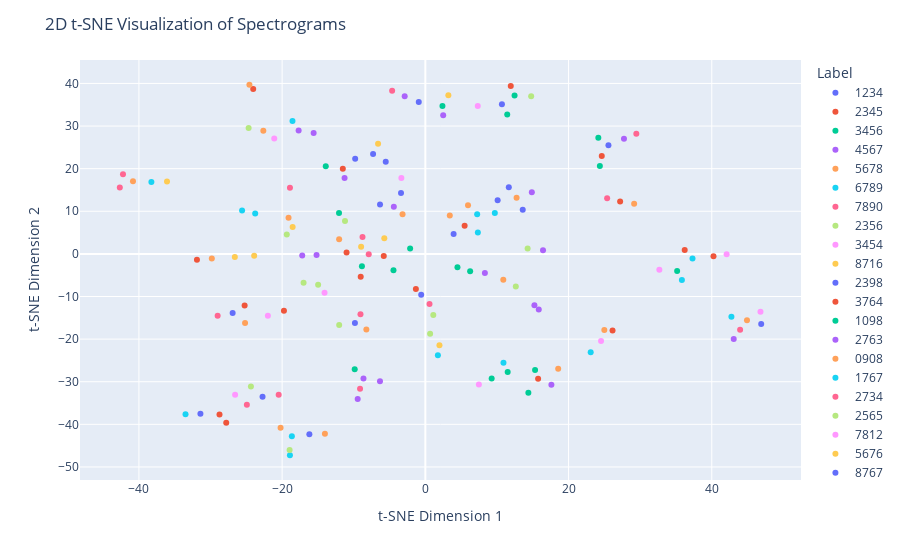

Write notebook code for a chart like this one.
### Markdown cell above
# ⚖️ Improvements and Conclusions

The model is really bad. We can see that he learns (in fact, the training loss decreases), but he does not generalize (a.k.a. overfitting).

This is probably because the training dataset contains only around 158 samples. But let's try to dive deeper into the question.

Let's try to visualize our data by doing t-SNE

### Code cell
# Data Preparation
num_samples = len(psw_ds_train)
data = np.zeros((num_samples, num_channels * num_mel_filters * num_time_frames))  # Dimensions [number of spectrograms, len(flattened_spectrogram)]
labels = []

for i in range(num_samples):
    spectrogram = psw_ds_train[i][0]  # Spectrogram
    label_tensor = psw_ds_train[i][1]  # Label as a PyTorch tensor
    data[i, :] = spectrogram.flatten().numpy()
    label_str = ''.join(str(x) for x in label_tensor.tolist())  # Convert the label tensor to a string
    labels.append(label_str)

# Applying t-SNE
tsne = TSNE(n_components=2, random_state=42, perplexity=3)
data_transformed = tsne.fit_transform(data)

# Creating DataFrame for Plotly
import pandas as pd
df = pd.DataFrame(data_transformed, columns=['Dimension 1', 'Dimension 2'])
df['Label'] = labels

# Interactive Plot with Plotly
fig = px.scatter(df, x='Dimension 1', y='Dimension 2', color='Label', hover_data=['Label'])
fig.update_layout(title='2D t-SNE Visualization of Spectrograms', xaxis_title='t-SNE Dimension 1', yaxis_title='t-SNE Dimension 2')
fig.show()

### Figure 1 — Plotly figure (JSON) as saved in the notebook; plotly's stock layout.template omitted (floating-point values rounded to 4 significant figures)
{"data": [{"customdata": [["1234"], ["1234"], ["1234"], ["1234"], ["1234"], ["1234"], ["1234"], ["1234"], ["1234"], ["1234"]], "hovertemplate": "Label=%{customdata[0]}<br>Dimension 1=%{x}<br>Dimension 2=%{y}<extra></extra>", "legendgroup": "1234", "marker": {"color": "#636efa", "symbol": "circle"}, "mode": "markers", "name": "1234", "orientation": "v", "showlegend": true, "type": "scatter", "x": [-7.297, -9.834, 10.1, -9.799, -31.41, -16.2, -22.73, -26.91, 13.6, -0.9174], "xaxis": "x", "y": [23.44, -16.21, 12.6, 22.35, -37.52, -42.32, -33.52, -13.85, 10.39, 35.66], "yaxis": "y"}, {"customdata": [["2345"], ["2345"], ["2345"], ["2345"], ["2345"], ["2345"], ["2345"]], "hovertemplate": "Label=%{customdata[0]}<br>Dimension 1=%{x}<br>Dimension 2=%{y}<extra></extra>", "legendgroup": "2345", "marker": {"color": "#EF553B", "symbol": "circle"}, "mode": "markers", "name": "2345", "orientation": "v", "showlegend": true, "type": "scatter", "x": [-24.04, -1.32, -5.805, -27.81, -28.74, 15.75, 36.22], "xaxis": "x", "y": [38.68, -8.239, -0.5199, -39.61, -37.67, -29.3, 0.8854], "yaxis": "y"}, {"customdata": [["3456"], ["3456"], ["3456"], ["3456"]], "hovertemplate": "Label=%{customdata[0]}<br>Dimension 1=%{x}<br>Dimension 2=%{y}<extra></extra>", "legendgroup": "3456", "marker": {"color": "#00cc96", "symbol": "circle"}, "mode": "markers", "name": "3456", "orientation": "v", "showlegend": true, "type": "scatter", "x": [-8.858, 9.262, 35.16, -13.9], "xaxis": "x", "y": [-2.914, -29.25, -4.019, 20.56], "yaxis": "y"}, {"customdata": [["4567"], ["4567"], ["4567"], ["4567"], ["4567"], ["4567"]], "hovertemplate": "Label=%{customdata[0]}<br>Dimension 1=%{x}<br>Dimension 2=%{y}<extra></extra>", "legendgroup": "4567", "marker": {"color": "#ab63fa", "symbol": "circle"}, "mode": "markers", "name": "4567", "orientation": "v", "showlegend": true, "type": "scatter", "x": [-4.4, 27.74, 15.23, -8.638, 14.87, -9.447], "xaxis": "x", "y": [11.08, 27.02, -12.08, -29.22, 14.46, -34.08], "yaxis": "y"}, {"customdata": [["5678"], ["5678"], ["5678"], ["5678"], ["5678"], ["5678"], ["5678"]], "hovertemplate": "Label=%{customdata[0]}<br>Dimension 1=%{x}<br>Dimension 2=%{y}<extra></extra>", "legendgroup": "5678", "marker": {"color": "#FFA15A", "symbol": "circle"}, "mode": "markers", "name": "5678", "orientation": "v", "showlegend": true, "type": "scatter", "x": [25.0, -24.57, -29.82, -14.03, 44.92, 10.89, 3.415], "xaxis": "x", "y": [-17.89, 39.69, -1.057, -42.19, -15.57, -6.052, 9.03], "yaxis": "y"}, {"customdata": [["6789"], ["6789"], ["6789"], ["6789"], ["6789"], ["6789"], ["6789"]], "hovertemplate": "Label=%{customdata[0]}<br>Dimension 1=%{x}<br>Dimension 2=%{y}<extra></extra>", "legendgroup": "6789", "marker": {"color": "#19d3f3", "symbol": "circle"}, "mode": "markers", "name": "6789", "orientation": "v", "showlegend": true, "type": "scatter", "x": [-18.55, 7.334, 35.83, 7.239, -23.76, -25.59, -33.49], "xaxis": "x", "y": [31.18, 5.012, -6.154, 9.316, 9.456, 10.17, -37.61], "yaxis": "y"}, {"customdata": [["7890"], ["7890"], ["7890"]], "hovertemplate": "Label=%{customdata[0]}<br>Dimension 1=%{x}<br>Dimension 2=%{y}<extra></extra>", "legendgroup": "7890", "marker": {"color": "#FF6692", "symbol": "circle"}, "mode": "markers", "name": "7890", "orientation": "v", "showlegend": true, "type": "scatter", "x": [-7.905, -29.0, -9.117], "xaxis": "x", "y": [-0.07977, -14.52, -31.65], "yaxis": "y"}, {"customdata": [["2356"], ["2356"]], "hovertemplate": "Label=%{customdata[0]}<br>Dimension 1=%{x}<br>Dimension 2=%{y}<extra></extra>", "legendgroup": "2356", "marker": {"color": "#B6E880", "symbol": "circle"}, "mode": "markers", "name": "2356", "orientation": "v", "showlegend": true, "type": "scatter", "x": [0.6651, -11.22], "xaxis": "x", "y": [-18.73, 7.745], "yaxis": "y"}, {"customdata": [["3454"]], "hovertemplate": "Label=%{customdata[0]}<br>Dimension 1=%{x}<br>Dimension 2=%{y}<extra></extra>", "legendgroup": "3454", "marker": {"color": "#FF97FF", "symbol": "circle"}, "mode": "markers", "name": "3454", "orientation": "v", "showlegend": true, "type": "scatter", "x": [7.322], "xaxis": "x", "y": [34.69], "yaxis": "y"}, {"customdata": [["8716"]], "hovertemplate": "Label=%{customdata[0]}<br>Dimension 1=%{x}<br>Dimension 2=%{y}<extra></extra>", "legendgroup": "8716", "marker": {"color": "#FECB52", "symbol": "circle"}, "mode": "markers", "name": "8716", "orientation": "v", "showlegend": true, "type": "scatter", "x": [-5.731], "xaxis": "x", "y": [3.676], "yaxis": "y"}, {"customdata": [["2398"]], "hovertemplate": "Label=%{customdata[0]}<br>Dimension 1=%{x}<br>Dimension 2=%{y}<extra></extra>", "legendgroup": "2398", "marker": {"color": "#636efa", "symbol": "circle"}, "mode": "markers", "name": "2398", "orientation": "v", "showlegend": true, "type": "scatter", "x": [25.57], "xaxis": "x", "y": [25.48], "yaxis": "y"}, {"customdata": [["3764"]], "hovertemplate": "Label=%{customdata[0]}<br>Dimension 1=%{x}<br>Dimension 2=%{y}<extra></extra>", "legendgroup": "3764", "marker": {"color": "#EF553B", "symbol": "circle"}, "mode": "markers", "name": "3764", "orientation": "v", "showlegend": true, "type": "scatter", "x": [-19.74], "xaxis": "x", "y": [-13.34], "yaxis": "y"}, {"customdata": [["1098"], ["1098"]], "hovertemplate": "Label=%{customdata[0]}<br>Dimension 1=%{x}<br>Dimension 2=%{y}<extra></extra>", "legendgroup": "1098", "marker": {"color": "#00cc96", "symbol": "circle"}, "mode": "markers", "name": "1098", "orientation": "v", "showlegend": true, "type": "scatter", "x": [2.392, 6.257], "xaxis": "x", "y": [34.69, -4.048], "yaxis": "y"}, {"customdata": [["2763"]], "hovertemplate": "Label=%{customdata[0]}<br>Dimension 1=%{x}<br>Dimension 2=%{y}<extra></extra>", "legendgroup": "2763", "marker": {"color": "#ab63fa", "symbol": "circle"}, "mode": "markers", "name": "2763", "orientation": "v", "showlegend": true, "type": "scatter", "x": [15.84], "xaxis": "x", "y": [-13.07], "yaxis": "y"}, {"customdata": [["0908"]], "hovertemplate": "Label=%{customdata[0]}<br>Dimension 1=%{x}<br>Dimension 2=%{y}<extra></extra>", "legendgroup": "0908", "marker": {"color": "#FFA15A", "symbol": "circle"}, "mode": "markers", "name": "0908", "orientation": "v", "showlegend": true, "type": "scatter", "x": [-40.83], "xaxis": "x", "y": [17.05], "yaxis": "y"}, {"customdata": [["1767"]], "hovertemplate": "Label=%{customdata[0]}<br>Dimension 1=%{x}<br>Dimension 2=%{y}<extra></extra>", "legendgroup": "1767", "marker": {"color": "#19d3f3", "symbol": "circle"}, "mode": "markers", "name": "1767", "orientation": "v", "showlegend": true, "type": "scatter", "x": [-18.91], "xaxis": "x", "y": [-47.26], "yaxis": "y"}, {"customdata": [["2734"]], "hovertemplate": "Label=%{customdata[0]}<br>Dimension 1=%{x}<br>Dimension 2=%{y}<extra></extra>", "legendgroup": "2734", "marker": {"color": "#FF6692", "symbol": "circle"}, "mode": "markers", "name": "2734", "orientation": "v", "showlegend": true, "type": "scatter", "x": [0.5835], "xaxis": "x", "y": [-11.75], "yaxis": "y"}, {"customdata": [["2565"], ["2565"]], "hovertemplate": "Label=%{customdata[0]}<br>Dimension 1=%{x}<br>Dimension 2=%{y}<extra></extra>", "legendgroup": "2565", "marker": {"color": "#B6E880", "symbol": "circle"}, "mode": "markers", "name": "2565", "orientation": "v", "showlegend": true, "type": "scatter", "x": [-19.35, 14.29], "xaxis": "x", "y": [4.549, 1.252], "yaxis": "y"}, {"customdata": [["7812"]], "hovertemplate": "Label=%{customdata[0]}<br>Dimension 1=%{x}<br>Dimension 2=%{y}<extra></extra>", "legendgroup": "7812", "marker": {"color": "#FF97FF", "symbol": "circle"}, "mode": "markers", "name": "7812", "orientation": "v", "showlegend": true, "type": "scatter", "x": [-14.08], "xaxis": "x", "y": [-9.135], "yaxis": "y"}, {"customdata": [["5676"]], "hovertemplate": "Label=%{customdata[0]}<br>Dimension 1=%{x}<br>Dimension 2=%{y}<extra></extra>", "legendgroup": "5676", "marker": {"color": "#FECB52", "symbol": "circle"}, "mode": "markers", "name": "5676", "orientation": "v", "showlegend": true, "type": "scatter", "x": [-18.53], "xaxis": "x", "y": [6.322], "yaxis": "y"}, {"customdata": [["8767"]], "hovertemplate": "Label=%{customdata[0]}<br>Dimension 1=%{x}<br>Dimension 2=%{y}<extra></extra>", "legendgroup": "8767", "marker": {"color": "#636efa", "symbol": "circle"}, "mode": "markers", "name": "8767", "orientation": "v", "showlegend": true, "type": "scatter", "x": [-6.328], "xaxis": "x", "y": [11.59], "yaxis": "y"}, {"customdata": [["0987"], ["0987"], ["0987"], ["0987"]], "hovertemplate": "Label=%{customdata[0]}<br>Dimension 1=%{x}<br>Dimension 2=%{y}<extra></extra>", "legendgroup": "0987", "marker": {"color": "#EF553B", "symbol": "circle"}, "mode": "markers", "name": "0987", "orientation": "v", "showlegend": true, "type": "scatter", "x": [26.14, 24.64, 5.487, -11.0], "xaxis": "x", "y": [-17.96, 22.97, 6.591, 0.3171], "yaxis": "y"}, {"customdata": [["1425"], ["1425"], ["1425"]], "hovertemplate": "Label=%{customdata[0]}<br>Dimension 1=%{x}<br>Dimension 2=%{y}<extra></extra>", "legendgroup": "1425", "marker": {"color": "#00cc96", "symbol": "circle"}, "mode": "markers", "name": "1425", "orientation": "v", "showlegend": true, "type": "scatter", "x": [11.5, -4.451, -2.122], "xaxis": "x", "y": [-27.73, -3.833, 1.292], "yaxis": "y"}, {"customdata": [["3647"], ["3647"]], "hovertemplate": "Label=%{customdata[0]}<br>Dimension 1=%{x}<br>Dimension 2=%{y}<extra></extra>", "legendgroup": "3647", "marker": {"color": "#ab63fa", "symbol": "circle"}, "mode": "markers", "name": "3647", "orientation": "v", "showlegend": true, "type": "scatter", "x": [16.44, -15.6], "xaxis": "x", "y": [0.8467, 28.39], "yaxis": "y"}, {"customdata": [["8675"]], "hovertemplate": "Label=%{customdata[0]}<br>Dimension 1=%{x}<br>Dimension 2=%{y}<extra></extra>", "legendgroup": "8675", "marker": {"color": "#FFA15A", "symbol": "circle"}, "mode": "markers", "name": "8675", "orientation": "v", "showlegend": true, "type": "scatter", "x": [-20.21], "xaxis": "x", "y": [-40.78], "yaxis": "y"}, {"customdata": [["9181"]], "hovertemplate": "Label=%{customdata[0]}<br>Dimension 1=%{x}<br>Dimension 2=%{y}<extra></extra>", "legendgroup": "9181", "marker": {"color": "#19d3f3", "symbol": "circle"}, "mode": "markers", "name": "9181", "orientation": "v", "showlegend": true, "type": "scatter", "x": [9.706], "xaxis": "x", "y": [9.604], "yaxis": "y"}, {"customdata": [["1726"]], "hovertemplate": "Label=%{customdata[0]}<br>Dimension 1=%{x}<br>Dimension 2=%{y}<extra></extra>", "legendgroup": "1726", "marker": {"color": "#FF6692", "symbol": "circle"}, "mode": "markers", "name": "1726", "orientation": "v", "showlegend": true, "type": "scatter", "x": [-24.92], "xaxis": "x", "y": [-35.38], "yaxis": "y"}, {"customdata": [["9189"]], "hovertemplate": "Label=%{customdata[0]}<br>Dimension 1=%{x}<br>Dimension 2=%{y}<extra></extra>", "legendgroup": "9189", "marker": {"color": "#B6E880", "symbol": "circle"}, "mode": "markers", "name": "9189", "orientation": "v", "showlegend": true, "type": "scatter", "x": [14.78], "xaxis": "x", "y": [37.01], "yaxis": "y"}, {"customdata": [["1313"], ["1313"]], "hovertemplate": "Label=%{customdata[0]}<br>Dimension 1=%{x}<br>Dimension 2=%{y}<extra></extra>", "legendgroup": "1313", "marker": {"color": "#FF97FF", "symbol": "circle"}, "mode": "markers", "name": "1313", "orientation": "v", "showlegend": true, "type": "scatter", "x": [-26.57, 32.68], "xaxis": "x", "y": [-33.06, -3.745], "yaxis": "y"}, {"customdata": [["2424"]], "hovertemplate": "Label=%{customdata[0]}<br>Dimension 1=%{x}<br>Dimension 2=%{y}<extra></extra>", "legendgroup": "2424", "marker": {"color": "#FECB52", "symbol": "circle"}, "mode": "markers", "name": "2424", "orientation": "v", "showlegend": true, "type": "scatter", "x": [-8.97], "xaxis": "x", "y": [1.688], "yaxis": "y"}, {"customdata": [["3535"]], "hovertemplate": "Label=%{customdata[0]}<br>Dimension 1=%{x}<br>Dimension 2=%{y}<extra></extra>", "legendgroup": "3535", "marker": {"color": "#636efa", "symbol": "circle"}, "mode": "markers", "name": "3535", "orientation": "v", "showlegend": true, "type": "scatter", "x": [-0.5798], "xaxis": "x", "y": [-9.612], "yaxis": "y"}, {"customdata": [["6768"]], "hovertemplate": "Label=%{customdata[0]}<br>Dimension 1=%{x}<br>Dimension 2=%{y}<extra></extra>", "legendgroup": "6768", "marker": {"color": "#EF553B", "symbol": "circle"}, "mode": "markers", "name": "6768", "orientation": "v", "showlegend": true, "type": "scatter", "x": [11.93], "xaxis": "x", "y": [39.39], "yaxis": "y"}, {"customdata": [["7989"]], "hovertemplate": "Label=%{customdata[0]}<br>Dimension 1=%{x}<br>Dimension 2=%{y}<extra></extra>", "legendgroup": "7989", "marker": {"color": "#00cc96", "symbol": "circle"}, "mode": "markers", "name": "7989", "orientation": "v", "showlegend": true, "type": "scatter", "x": [24.16], "xaxis": "x", "y": [27.27], "yaxis": "y"}, {"customdata": [["6757"], ["6757"]], "hovertemplate": "Label=%{customdata[0]}<br>Dimension 1=%{x}<br>Dimension 2=%{y}<extra></extra>", "legendgroup": "6757", "marker": {"color": "#ab63fa", "symbol": "circle"}, "mode": "markers", "name": "6757", "orientation": "v", "showlegend": true, "type": "scatter", "x": [8.317, 2.493], "xaxis": "x", "y": [-4.5, 32.55], "yaxis": "y"}, {"customdata": [["1454"]], "hovertemplate": "Label=%{customdata[0]}<br>Dimension 1=%{x}<br>Dimension 2=%{y}<extra></extra>", "legendgroup": "1454", "marker": {"color": "#FFA15A", "symbol": "circle"}, "mode": "markers", "name": "1454", "orientation": "v", "showlegend": true, "type": "scatter", "x": [5.959], "xaxis": "x", "y": [11.39], "yaxis": "y"}, {"customdata": [["5647"]], "hovertemplate": "Label=%{customdata[0]}<br>Dimension 1=%{x}<br>Dimension 2=%{y}<extra></extra>", "legendgroup": "5647", "marker": {"color": "#19d3f3", "symbol": "circle"}, "mode": "markers", "name": "5647", "orientation": "v", "showlegend": true, "type": "scatter", "x": [10.91], "xaxis": "x", "y": [-25.57], "yaxis": "y"}, {"customdata": [["6767"], ["6767"]], "hovertemplate": "Label=%{customdata[0]}<br>Dimension 1=%{x}<br>Dimension 2=%{y}<extra></extra>", "legendgroup": "6767", "marker": {"color": "#FF6692", "symbol": "circle"}, "mode": "markers", "name": "6767", "orientation": "v", "showlegend": true, "type": "scatter", "x": [-9.058, -8.771], "xaxis": "x", "y": [-14.16, 3.943], "yaxis": "y"}, {"customdata": [["1676"], ["1676"]], "hovertemplate": "Label=%{customdata[0]}<br>Dimension 1=%{x}<br>Dimension 2=%{y}<extra></extra>", "legendgroup": "1676", "marker": {"color": "#B6E880", "symbol": "circle"}, "mode": "markers", "name": "1676", "orientation": "v", "showlegend": true, "type": "scatter", "x": [-14.97, -17.0], "xaxis": "x", "y": [-7.233, -6.799], "yaxis": "y"}, {"customdata": [["2454"]], "hovertemplate": "Label=%{customdata[0]}<br>Dimension 1=%{x}<br>Dimension 2=%{y}<extra></extra>", "legendgroup": "2454", "marker": {"color": "#FF97FF", "symbol": "circle"}, "mode": "markers", "name": "2454", "orientation": "v", "showlegend": true, "type": "scatter", "x": [-21.1], "xaxis": "x", "y": [27.08], "yaxis": "y"}, {"customdata": [["1232"]], "hovertemplate": "Label=%{customdata[0]}<br>Dimension 1=%{x}<br>Dimension 2=%{y}<extra></extra>", "legendgroup": "1232", "marker": {"color": "#FECB52", "symbol": "circle"}, "mode": "markers", "name": "1232", "orientation": "v", "showlegend": true, "type": "scatter", "x": [1.972], "xaxis": "x", "y": [-21.42], "yaxis": "y"}, {"customdata": [["8787"]], "hovertemplate": "Label=%{customdata[0]}<br>Dimension 1=%{x}<br>Dimension 2=%{y}<extra></extra>", "legendgroup": "8787", "marker": {"color": "#636efa", "symbol": "circle"}, "mode": "markers", "name": "8787", "orientation": "v", "showlegend": true, "type": "scatter", "x": [3.95], "xaxis": "x", "y": [4.69], "yaxis": "y"}, {"customdata": [["9898"]], "hovertemplate": "Label=%{customdata[0]}<br>Dimension 1=%{x}<br>Dimension 2=%{y}<extra></extra>", "legendgroup": "9898", "marker": {"color": "#EF553B", "symbol": "circle"}, "mode": "markers", "name": "9898", "orientation": "v", "showlegend": true, "type": "scatter", "x": [-11.52], "xaxis": "x", "y": [20.0], "yaxis": "y"}, {"customdata": [["5765"]], "hovertemplate": "Label=%{customdata[0]}<br>Dimension 1=%{x}<br>Dimension 2=%{y}<extra></extra>", "legendgroup": "5765", "marker": {"color": "#00cc96", "symbol": "circle"}, "mode": "markers", "name": "5765", "orientation": "v", "showlegend": true, "type": "scatter", "x": [11.44], "xaxis": "x", "y": [32.69], "yaxis": "y"}, {"customdata": [["7564"]], "hovertemplate": "Label=%{customdata[0]}<br>Dimension 1=%{x}<br>Dimension 2=%{y}<extra></extra>", "legendgroup": "7564", "marker": {"color": "#ab63fa", "symbol": "circle"}, "mode": "markers", "name": "7564", "orientation": "v", "showlegend": true, "type": "scatter", "x": [-17.7], "xaxis": "x", "y": [28.98], "yaxis": "y"}, {"customdata": [["2435"], ["2435"], ["2435"]], "hovertemplate": "Label=%{customdata[0]}<br>Dimension 1=%{x}<br>Dimension 2=%{y}<extra></extra>", "legendgroup": "2435", "marker": {"color": "#FFA15A", "symbol": "circle"}, "mode": "markers", "name": "2435", "orientation": "v", "showlegend": true, "type": "scatter", "x": [12.74, 18.55, -25.17], "xaxis": "x", "y": [13.19, -26.96, -16.23], "yaxis": "y"}, {"customdata": [["1976"]], "hovertemplate": "Label=%{customdata[0]}<br>Dimension 1=%{x}<br>Dimension 2=%{y}<extra></extra>", "legendgroup": "1976", "marker": {"color": "#19d3f3", "symbol": "circle"}, "mode": "markers", "name": "1976", "orientation": "v", "showlegend": true, "type": "scatter", "x": [-18.64], "xaxis": "x", "y": [-42.78], "yaxis": "y"}, {"customdata": [["3746"]], "hovertemplate": "Label=%{customdata[0]}<br>Dimension 1=%{x}<br>Dimension 2=%{y}<extra></extra>", "legendgroup": "3746", "marker": {"color": "#FF6692", "symbol": "circle"}, "mode": "markers", "name": "3746", "orientation": "v", "showlegend": true, "type": "scatter", "x": [-42.22], "xaxis": "x", "y": [18.71], "yaxis": "y"}, {"customdata": [["3546"]], "hovertemplate": "Label=%{customdata[0]}<br>Dimension 1=%{x}<br>Dimension 2=%{y}<extra></extra>", "legendgroup": "3546", "marker": {"color": "#B6E880", "symbol": "circle"}, "mode": "markers", "name": "3546", "orientation": "v", "showlegend": true, "type": "scatter", "x": [-24.68], "xaxis": "x", "y": [29.56], "yaxis": "y"}, {"customdata": [["1987"], ["1987"]], "hovertemplate": "Label=%{customdata[0]}<br>Dimension 1=%{x}<br>Dimension 2=%{y}<extra></extra>", "legendgroup": "1987", "marker": {"color": "#FF97FF", "symbol": "circle"}, "mode": "markers", "name": "1987", "orientation": "v", "showlegend": true, "type": "scatter", "x": [-21.99, 42.08], "xaxis": "x", "y": [-14.51, -0.0742], "yaxis": "y"}, {"customdata": [["2653"]], "hovertemplate": "Label=%{customdata[0]}<br>Dimension 1=%{x}<br>Dimension 2=%{y}<extra></extra>", "legendgroup": "2653", "marker": {"color": "#FECB52", "symbol": "circle"}, "mode": "markers", "name": "2653", "orientation": "v", "showlegend": true, "type": "scatter", "x": [-36.07], "xaxis": "x", "y": [17.02], "yaxis": "y"}, {"customdata": [["2456"]], "hovertemplate": "Label=%{customdata[0]}<br>Dimension 1=%{x}<br>Dimension 2=%{y}<extra></extra>", "legendgroup": "2456", "marker": {"color": "#636efa", "symbol": "circle"}, "mode": "markers", "name": "2456", "orientation": "v", "showlegend": true, "type": "scatter", "x": [10.69], "xaxis": "x", "y": [35.09], "yaxis": "y"}, {"customdata": [["1876"]], "hovertemplate": "Label=%{customdata[0]}<br>Dimension 1=%{x}<br>Dimension 2=%{y}<extra></extra>", "legendgroup": "1876", "marker": {"color": "#EF553B", "symbol": "circle"}, "mode": "markers", "name": "1876", "orientation": "v", "showlegend": true, "type": "scatter", "x": [-25.24], "xaxis": "x", "y": [-12.12], "yaxis": "y"}, {"customdata": [["2525"]], "hovertemplate": "Label=%{customdata[0]}<br>Dimension 1=%{x}<br>Dimension 2=%{y}<extra></extra>", "legendgroup": "2525", "marker": {"color": "#00cc96", "symbol": "circle"}, "mode": "markers", "name": "2525", "orientation": "v", "showlegend": true, "type": "scatter", "x": [-12.05], "xaxis": "x", "y": [9.572], "yaxis": "y"}, {"customdata": [["3545"]], "hovertemplate": "Label=%{customdata[0]}<br>Dimension 1=%{x}<br>Dimension 2=%{y}<extra></extra>", "legendgroup": "3545", "marker": {"color": "#ab63fa", "symbol": "circle"}, "mode": "markers", "name": "3545", "orientation": "v", "showlegend": true, "type": "scatter", "x": [-11.28], "xaxis": "x", "y": [17.84], "yaxis": "y"}, {"customdata": [["8272"]], "hovertemplate": "Label=%{customdata[0]}<br>Dimension 1=%{x}<br>Dimension 2=%{y}<extra></extra>", "legendgroup": "8272", "marker": {"color": "#FFA15A", "symbol": "circle"}, "mode": "markers", "name": "8272", "orientation": "v", "showlegend": true, "type": "scatter", "x": [-22.62], "xaxis": "x", "y": [28.9], "yaxis": "y"}, {"customdata": [["6565"]], "hovertemplate": "Label=%{customdata[0]}<br>Dimension 1=%{x}<br>Dimension 2=%{y}<extra></extra>", "legendgroup": "6565", "marker": {"color": "#19d3f3", "symbol": "circle"}, "mode": "markers", "name": "6565", "orientation": "v", "showlegend": true, "type": "scatter", "x": [-38.26], "xaxis": "x", "y": [16.87], "yaxis": "y"}, {"customdata": [["4554"]], "hovertemplate": "Label=%{customdata[0]}<br>Dimension 1=%{x}<br>Dimension 2=%{y}<extra></extra>", "legendgroup": "4554", "marker": {"color": "#FF6692", "symbol": "circle"}, "mode": "markers", "name": "4554", "orientation": "v", "showlegend": true, "type": "scatter", "x": [25.39], "xaxis": "x", "y": [13.08], "yaxis": "y"}, {"customdata": [["6776"]], "hovertemplate": "Label=%{customdata[0]}<br>Dimension 1=%{x}<br>Dimension 2=%{y}<extra></extra>", "legendgroup": "6776", "marker": {"color": "#B6E880", "symbol": "circle"}, "mode": "markers", "name": "6776", "orientation": "v", "showlegend": true, "type": "scatter", "x": [-18.96], "xaxis": "x", "y": [-46.04], "yaxis": "y"}, {"customdata": [["1428"]], "hovertemplate": "Label=%{customdata[0]}<br>Dimension 1=%{x}<br>Dimension 2=%{y}<extra></extra>", "legendgroup": "1428", "marker": {"color": "#FF97FF", "symbol": "circle"}, "mode": "markers", "name": "1428", "orientation": "v", "showlegend": true, "type": "scatter", "x": [7.478], "xaxis": "x", "y": [-30.65], "yaxis": "y"}, {"customdata": [["9617"]], "hovertemplate": "Label=%{customdata[0]}<br>Dimension 1=%{x}<br>Dimension 2=%{y}<extra></extra>", "legendgroup": "9617", "marker": {"color": "#FECB52", "symbol": "circle"}, "mode": "markers", "name": "9617", "orientation": "v", "showlegend": true, "type": "scatter", "x": [-23.9], "xaxis": "x", "y": [-0.4447], "yaxis": "y"}, {"customdata": [["4872"]], "hovertemplate": "Label=%{customdata[0]}<br>Dimension 1=%{x}<br>Dimension 2=%{y}<extra></extra>", "legendgroup": "4872", "marker": {"color": "#636efa", "symbol": "circle"}, "mode": "markers", "name": "4872", "orientation": "v", "showlegend": true, "type": "scatter", "x": [-3.398], "xaxis": "x", "y": [14.31], "yaxis": "y"}, {"customdata": [["3098"]], "hovertemplate": "Label=%{customdata[0]}<br>Dimension 1=%{x}<br>Dimension 2=%{y}<extra></extra>", "legendgroup": "3098", "marker": {"color": "#EF553B", "symbol": "circle"}, "mode": "markers", "name": "3098", "orientation": "v", "showlegend": true, "type": "scatter", "x": [-9.026], "xaxis": "x", "y": [-5.337], "yaxis": "y"}, {"customdata": [["1762"]], "hovertemplate": "Label=%{customdata[0]}<br>Dimension 1=%{x}<br>Dimension 2=%{y}<extra></extra>", "legendgroup": "1762", "marker": {"color": "#00cc96", "symbol": "circle"}, "mode": "markers", "name": "1762", "orientation": "v", "showlegend": true, "type": "scatter", "x": [12.46], "xaxis": "x", "y": [37.17], "yaxis": "y"}, {"customdata": [["8978"]], "hovertemplate": "Label=%{customdata[0]}<br>Dimension 1=%{x}<br>Dimension 2=%{y}<extra></extra>", "legendgroup": "8978", "marker": {"color": "#ab63fa", "symbol": "circle"}, "mode": "markers", "name": "8978", "orientation": "v", "showlegend": true, "type": "scatter", "x": [-15.19], "xaxis": "x", "y": [-0.255], "yaxis": "y"}, {"customdata": [["6756"], ["6756"]], "hovertemplate": "Label=%{customdata[0]}<br>Dimension 1=%{x}<br>Dimension 2=%{y}<extra></extra>", "legendgroup": "6756", "marker": {"color": "#FFA15A", "symbol": "circle"}, "mode": "markers", "name": "6756", "orientation": "v", "showlegend": true, "type": "scatter", "x": [-19.1, -12.04], "xaxis": "x", "y": [8.46, 3.437], "yaxis": "y"}, {"customdata": [["9878"]], "hovertemplate": "Label=%{customdata[0]}<br>Dimension 1=%{x}<br>Dimension 2=%{y}<extra></extra>", "legendgroup": "9878", "marker": {"color": "#19d3f3", "symbol": "circle"}, "mode": "markers", "name": "9878", "orientation": "v", "showlegend": true, "type": "scatter", "x": [23.09], "xaxis": "x", "y": [-23.07], "yaxis": "y"}, {"customdata": [["4534"]], "hovertemplate": "Label=%{customdata[0]}<br>Dimension 1=%{x}<br>Dimension 2=%{y}<extra></extra>", "legendgroup": "4534", "marker": {"color": "#FF6692", "symbol": "circle"}, "mode": "markers", "name": "4534", "orientation": "v", "showlegend": true, "type": "scatter", "x": [43.96], "xaxis": "x", "y": [-17.82], "yaxis": "y"}, {"customdata": [["0989"]], "hovertemplate": "Label=%{customdata[0]}<br>Dimension 1=%{x}<br>Dimension 2=%{y}<extra></extra>", "legendgroup": "0989", "marker": {"color": "#B6E880", "symbol": "circle"}, "mode": "markers", "name": "0989", "orientation": "v", "showlegend": true, "type": "scatter", "x": [-24.36], "xaxis": "x", "y": [-31.1], "yaxis": "y"}, {"customdata": [["8786"]], "hovertemplate": "Label=%{customdata[0]}<br>Dimension 1=%{x}<br>Dimension 2=%{y}<extra></extra>", "legendgroup": "8786", "marker": {"color": "#FF97FF", "symbol": "circle"}, "mode": "markers", "name": "8786", "orientation": "v", "showlegend": true, "type": "scatter", "x": [24.54], "xaxis": "x", "y": [-20.47], "yaxis": "y"}, {"customdata": [["6578"]], "hovertemplate": "Label=%{customdata[0]}<br>Dimension 1=%{x}<br>Dimension 2=%{y}<extra></extra>", "legendgroup": "6578", "marker": {"color": "#FECB52", "symbol": "circle"}, "mode": "markers", "name": "6578", "orientation": "v", "showlegend": true, "type": "scatter", "x": [-26.6], "xaxis": "x", "y": [-0.7586], "yaxis": "y"}, {"customdata": [["7878"]], "hovertemplate": "Label=%{customdata[0]}<br>Dimension 1=%{x}<br>Dimension 2=%{y}<extra></extra>", "legendgroup": "7878", "marker": {"color": "#636efa", "symbol": "circle"}, "mode": "markers", "name": "7878", "orientation": "v", "showlegend": true, "type": "scatter", "x": [-5.529], "xaxis": "x", "y": [21.64], "yaxis": "y"}, {"customdata": [["8909"]], "hovertemplate": "Label=%{customdata[0]}<br>Dimension 1=%{x}<br>Dimension 2=%{y}<extra></extra>", "legendgroup": "8909", "marker": {"color": "#EF553B", "symbol": "circle"}, "mode": "markers", "name": "8909", "orientation": "v", "showlegend": true, "type": "scatter", "x": [-31.89], "xaxis": "x", "y": [-1.364], "yaxis": "y"}, {"customdata": [["6787"], ["6787"], ["6787"]], "hovertemplate": "Label=%{customdata[0]}<br>Dimension 1=%{x}<br>Dimension 2=%{y}<extra></extra>", "legendgroup": "6787", "marker": {"color": "#00cc96", "symbol": "circle"}, "mode": "markers", "name": "6787", "orientation": "v", "showlegend": true, "type": "scatter", "x": [-9.864, 14.39, 24.37], "xaxis": "x", "y": [-27.1, -32.6, 20.61], "yaxis": "y"}, {"customdata": [["9876"], ["9876"], ["9876"]], "hovertemplate": "Label=%{customdata[0]}<br>Dimension 1=%{x}<br>Dimension 2=%{y}<extra></extra>", "legendgroup": "9876", "marker": {"color": "#ab63fa", "symbol": "circle"}, "mode": "markers", "name": "9876", "orientation": "v", "showlegend": true, "type": "scatter", "x": [-6.334, 43.07, -2.883], "xaxis": "x", "y": [-29.9, -20.0, 37.01], "yaxis": "y"}, {"customdata": [["6766"]], "hovertemplate": "Label=%{customdata[0]}<br>Dimension 1=%{x}<br>Dimension 2=%{y}<extra></extra>", "legendgroup": "6766", "marker": {"color": "#FFA15A", "symbol": "circle"}, "mode": "markers", "name": "6766", "orientation": "v", "showlegend": true, "type": "scatter", "x": [-3.183], "xaxis": "x", "y": [9.278], "yaxis": "y"}, {"customdata": [["8765"]], "hovertemplate": "Label=%{customdata[0]}<br>Dimension 1=%{x}<br>Dimension 2=%{y}<extra></extra>", "legendgroup": "8765", "marker": {"color": "#19d3f3", "symbol": "circle"}, "mode": "markers", "name": "8765", "orientation": "v", "showlegend": true, "type": "scatter", "x": [1.753], "xaxis": "x", "y": [-23.79], "yaxis": "y"}, {"customdata": [["6545"], ["6545"], ["6545"]], "hovertemplate": "Label=%{customdata[0]}<br>Dimension 1=%{x}<br>Dimension 2=%{y}<extra></extra>", "legendgroup": "6545", "marker": {"color": "#FF6692", "symbol": "circle"}, "mode": "markers", "name": "6545", "orientation": "v", "showlegend": true, "type": "scatter", "x": [-20.48, 29.46, -42.67], "xaxis": "x", "y": [-33.04, 28.17, 15.58], "yaxis": "y"}, {"customdata": [["4565"], ["4565"]], "hovertemplate": "Label=%{customdata[0]}<br>Dimension 1=%{x}<br>Dimension 2=%{y}<extra></extra>", "legendgroup": "4565", "marker": {"color": "#B6E880", "symbol": "circle"}, "mode": "markers", "name": "4565", "orientation": "v", "showlegend": true, "type": "scatter", "x": [1.112, -12.03], "xaxis": "x", "y": [-14.37, -16.7], "yaxis": "y"}, {"customdata": [["7677"]], "hovertemplate": "Label=%{customdata[0]}<br>Dimension 1=%{x}<br>Dimension 2=%{y}<extra></extra>", "legendgroup": "7677", "marker": {"color": "#FF97FF", "symbol": "circle"}, "mode": "markers", "name": "7677", "orientation": "v", "showlegend": true, "type": "scatter", "x": [-3.349], "xaxis": "x", "y": [17.83], "yaxis": "y"}, {"customdata": [["5434"]], "hovertemplate": "Label=%{customdata[0]}<br>Dimension 1=%{x}<br>Dimension 2=%{y}<extra></extra>", "legendgroup": "5434", "marker": {"color": "#FECB52", "symbol": "circle"}, "mode": "markers", "name": "5434", "orientation": "v", "showlegend": true, "type": "scatter", "x": [-6.599], "xaxis": "x", "y": [25.85], "yaxis": "y"}, {"customdata": [["1456"]], "hovertemplate": "Label=%{customdata[0]}<br>Dimension 1=%{x}<br>Dimension 2=%{y}<extra></extra>", "legendgroup": "1456", "marker": {"color": "#636efa", "symbol": "circle"}, "mode": "markers", "name": "1456", "orientation": "v", "showlegend": true, "type": "scatter", "x": [11.66], "xaxis": "x", "y": [15.61], "yaxis": "y"}, {"customdata": [["3768"]], "hovertemplate": "Label=%{customdata[0]}<br>Dimension 1=%{x}<br>Dimension 2=%{y}<extra></extra>", "legendgroup": "3768", "marker": {"color": "#EF553B", "symbol": "circle"}, "mode": "markers", "name": "3768", "orientation": "v", "showlegend": true, "type": "scatter", "x": [27.2], "xaxis": "x", "y": [12.29], "yaxis": "y"}, {"customdata": [["0976"]], "hovertemplate": "Label=%{customdata[0]}<br>Dimension 1=%{x}<br>Dimension 2=%{y}<extra></extra>", "legendgroup": "0976", "marker": {"color": "#00cc96", "symbol": "circle"}, "mode": "markers", "name": "0976", "orientation": "v", "showlegend": true, "type": "scatter", "x": [4.486], "xaxis": "x", "y": [-3.129], "yaxis": "y"}, {"customdata": [["3421"]], "hovertemplate": "Label=%{customdata[0]}<br>Dimension 1=%{x}<br>Dimension 2=%{y}<extra></extra>", "legendgroup": "3421", "marker": {"color": "#ab63fa", "symbol": "circle"}, "mode": "markers", "name": "3421", "orientation": "v", "showlegend": true, "type": "scatter", "x": [-17.19], "xaxis": "x", "y": [-0.3853], "yaxis": "y"}, {"customdata": [["4657"]], "hovertemplate": "Label=%{customdata[0]}<br>Dimension 1=%{x}<br>Dimension 2=%{y}<extra></extra>", "legendgroup": "4657", "marker": {"color": "#FFA15A", "symbol": "circle"}, "mode": "markers", "name": "4657", "orientation": "v", "showlegend": true, "type": "scatter", "x": [29.16], "xaxis": "x", "y": [11.77], "yaxis": "y"}, {"customdata": [["4698"]], "hovertemplate": "Label=%{customdata[0]}<br>Dimension 1=%{x}<br>Dimension 2=%{y}<extra></extra>", "legendgroup": "4698", "marker": {"color": "#19d3f3", "symbol": "circle"}, "mode": "markers", "name": "4698", "orientation": "v", "showlegend": true, "type": "scatter", "x": [37.31], "xaxis": "x", "y": [-1.054], "yaxis": "y"}, {"customdata": [["3298"]], "hovertemplate": "Label=%{customdata[0]}<br>Dimension 1=%{x}<br>Dimension 2=%{y}<extra></extra>", "legendgroup": "3298", "marker": {"color": "#FF6692", "symbol": "circle"}, "mode": "markers", "name": "3298", "orientation": "v", "showlegend": true, "type": "scatter", "x": [-18.91], "xaxis": "x", "y": [15.54], "yaxis": "y"}, {"customdata": [["3478"]], "hovertemplate": "Label=%{customdata[0]}<br>Dimension 1=%{x}<br>Dimension 2=%{y}<extra></extra>", "legendgroup": "3478", "marker": {"color": "#B6E880", "symbol": "circle"}, "mode": "markers", "name": "3478", "orientation": "v", "showlegend": true, "type": "scatter", "x": [12.63], "xaxis": "x", "y": [-7.659], "yaxis": "y"}, {"customdata": [["9678"]], "hovertemplate": "Label=%{customdata[0]}<br>Dimension 1=%{x}<br>Dimension 2=%{y}<extra></extra>", "legendgroup": "9678", "marker": {"color": "#FF97FF", "symbol": "circle"}, "mode": "markers", "name": "9678", "orientation": "v", "showlegend": true, "type": "scatter", "x": [46.8], "xaxis": "x", "y": [-13.61], "yaxis": "y"}, {"customdata": [["5879"]], "hovertemplate": "Label=%{customdata[0]}<br>Dimension 1=%{x}<br>Dimension 2=%{y}<extra></extra>", "legendgroup": "5879", "marker": {"color": "#FECB52", "symbol": "circle"}, "mode": "markers", "name": "5879", "orientation": "v", "showlegend": true, "type": "scatter", "x": [3.213], "xaxis": "x", "y": [37.25], "yaxis": "y"}, {"customdata": [["8976"]], "hovertemplate": "Label=%{customdata[0]}<br>Dimension 1=%{x}<br>Dimension 2=%{y}<extra></extra>", "legendgroup": "8976", "marker": {"color": "#636efa", "symbol": "circle"}, "mode": "markers", "name": "8976", "orientation": "v", "showlegend": true, "type": "scatter", "x": [46.9], "xaxis": "x", "y": [-16.42], "yaxis": "y"}, {"customdata": [["5656"]], "hovertemplate": "Label=%{customdata[0]}<br>Dimension 1=%{x}<br>Dimension 2=%{y}<extra></extra>", "legendgroup": "5656", "marker": {"color": "#EF553B", "symbol": "circle"}, "mode": "markers", "name": "5656", "orientation": "v", "showlegend": true, "type": "scatter", "x": [40.24], "xaxis": "x", "y": [-0.5668], "yaxis": "y"}, {"customdata": [["7879"]], "hovertemplate": "Label=%{customdata[0]}<br>Dimension 1=%{x}<br>Dimension 2=%{y}<extra></extra>", "legendgroup": "7879", "marker": {"color": "#00cc96", "symbol": "circle"}, "mode": "markers", "name": "7879", "orientation": "v", "showlegend": true, "type": "scatter", "x": [15.33], "xaxis": "x", "y": [-27.24], "yaxis": "y"}, {"customdata": [["0675"]], "hovertemplate": "Label=%{customdata[0]}<br>Dimension 1=%{x}<br>Dimension 2=%{y}<extra></extra>", "legendgroup": "0675", "marker": {"color": "#ab63fa", "symbol": "circle"}, "mode": "markers", "name": "0675", "orientation": "v", "showlegend": true, "type": "scatter", "x": [17.61], "xaxis": "x", "y": [-30.71], "yaxis": "y"}, {"customdata": [["4876"]], "hovertemplate": "Label=%{customdata[0]}<br>Dimension 1=%{x}<br>Dimension 2=%{y}<extra></extra>", "legendgroup": "4876", "marker": {"color": "#FFA15A", "symbol": "circle"}, "mode": "markers", "name": "4876", "orientation": "v", "showlegend": true, "type": "scatter", "x": [-8.238], "xaxis": "x", "y": [-17.76], "yaxis": "y"}, {"customdata": [["2767"]], "hovertemplate": "Label=%{customdata[0]}<br>Dimension 1=%{x}<br>Dimension 2=%{y}<extra></extra>", "legendgroup": "2767", "marker": {"color": "#19d3f3", "symbol": "circle"}, "mode": "markers", "name": "2767", "orientation": "v", "showlegend": true, "type": "scatter", "x": [42.75], "xaxis": "x", "y": [-14.75], "yaxis": "y"}, {"customdata": [["7345"]], "hovertemplate": "Label=%{customdata[0]}<br>Dimension 1=%{x}<br>Dimension 2=%{y}<extra></extra>", "legendgroup": "7345", "marker": {"color": "#FF6692", "symbol": "circle"}, "mode": "markers", "name": "7345", "orientation": "v", "showlegend": true, "type": "scatter", "x": [-4.637], "xaxis": "x", "y": [38.3], "yaxis": "y"}], "layout": {"legend": {"title": {"text": "Label"}, "tracegroupgap": 0}, "margin": {"t": 60}, "title": {"text": "2D t-SNE Visualization of Spectrograms"}, "xaxis": {"anchor": "y", "domain": [0, 1], "title": {"text": "t-SNE Dimension 1"}}, "yaxis": {"anchor": "x", "domain": [0, 1], "title": {"text": "t-SNE Dimension 2"}}}}
